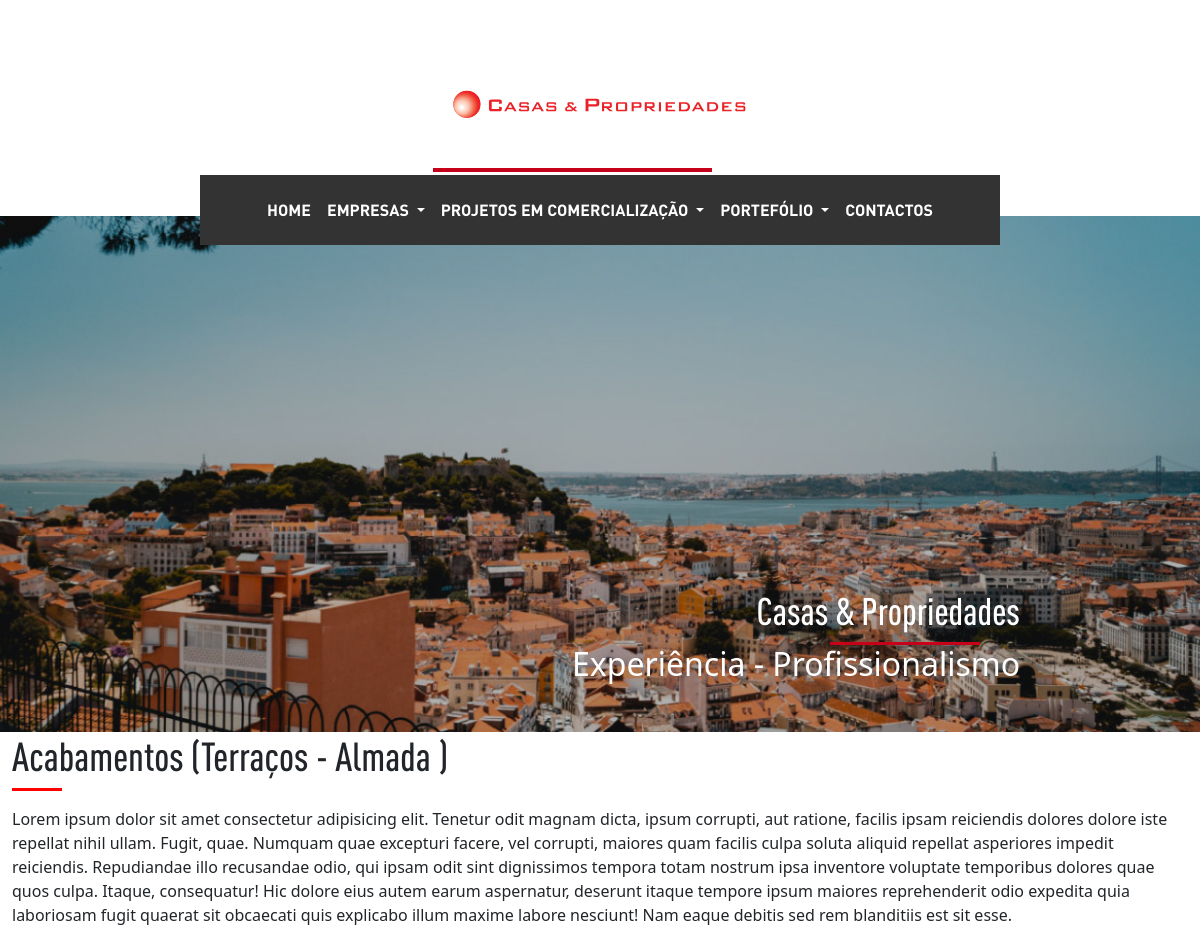
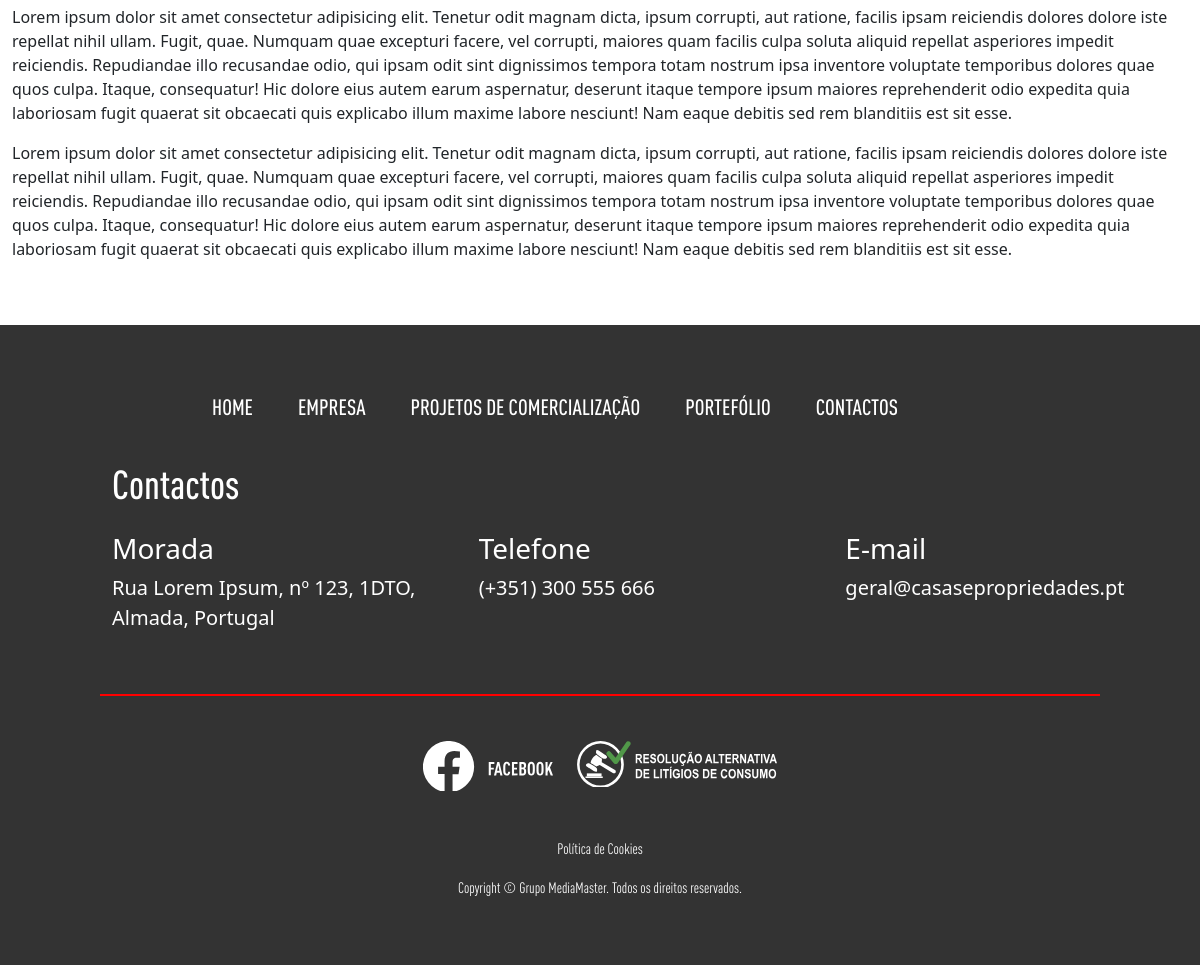
Page /acabamentos.php?id=1 on the committed database (2 pictures, top to bottom).
### tables this page shows
CREATE TABLE `carrossel_header` (
  `id` int(11) NOT NULL,
  `titulo` varchar(100) NOT NULL,
  `subtitulo` text NOT NULL,
  `texto` varchar(100) NOT NULL,
  `posicao` int(11) NOT NULL,
  `ativo` tinyint(1) NOT NULL,
  `imagens` varchar(300) NOT NULL
);

CREATE TABLE `projetos_comercializacao` (
  `id` int(11) NOT NULL,
  `nome` varchar(100) NOT NULL,
  `subtitulo` varchar(200) NOT NULL,
  `conteudo` varchar(200) NOT NULL,
  `posicao` int(11) NOT NULL,
  `mostrar` tinyint(1) NOT NULL,
  `Acabamentos` text NOT NULL,
  `plantas` text NOT NULL
);

CREATE TABLE `contactos` (
  `id` int(11) NOT NULL,
  `morada` varchar(1100) NOT NULL,
  `email` varchar(1100) NOT NULL,
  `telefone` varchar(110) NOT NULL,
  `facebook` varchar(1100) NOT NULL,
  `email_interno` varchar(1100) NOT NULL
);

### acabamentos.php (called while the page is built)
<?php
$menu_atual = "projetos";
require "components/header.php";
require "views/acabamentos_view.php";
require "components/footer.php";
?>

### helpers/_base_dados_helper.php (called while the page is built, shortened)
<?php
$base_dados = [
  "host" => "localhost",
  "dbname" => "casas_e_prop_bd",
  "user" => "root",
  "pass" => "",
];
$pdo = new PDO("mysql:host=$base_dados[host];dbname=$base_dados[dbname];charset=utf8mb4;", $base_dados["user"], $base_dados["pass"]);
function select_sql($sql){
  global $pdo;
  $consulta = $pdo->query($sql);
  $resultado = $consulta->fetchAll(PDO::FETCH_ASSOC);
  return $resultado;
}
function select_sql_unico($sql){
  global $pdo;
  $consulta = $pdo->query($sql);
  $resultado = $consulta->fetch(PDO::FETCH_ASSOC);
  return $resultado;
}

### helpers/carrosel_helper.php (called while the page is built)
<?php
function get_carousel(){
  $resultado = select_sql("SELECT * FROM carrossel_header");
  return $resultado;
}

### helpers/projetos_helper.php (called while the page is built, shortened)
<?php
function get_acabamentos_especifico($id)
{
  $resultado = select_sql_unico("SELECT * FROM projetos_comercializacao WHERE id=$id LIMIT 1");
  return $resultado;
}

### helpers/contactos_helper.php (called while the page is built)
<?php
function get_contactos(){
  $resultado = select_sql_unico("SELECT * FROM contactos");
  return $resultado;
}

### views/acabamentos_view.php (the view, shortened to what this page needs)
<?php
$form = !empty($_GET["id"]);
if ($form) {
    $id = intval($_GET["id"]);
    $acaba = get_acabamentos_especifico($id);
}
?>
<main>
    <div class="container-fluid">
        <div class="row">
            <div class="col-12">
                <h1>Acabamentos (<?= $acaba["nome"] ?> )</h1>
                <div class="linha-vermelha mb-3"></div>
                <p> <?= $acaba["Acabamentos"] ?></p>
            </div>
        </div>
    </div>
    <br><br>
</main>

### components/header.php (shortened to what this page needs)
<?php
$contactos = get_contactos();
$carrossel = get_carousel();
?>
<!DOCTYPE html>
<html lang="pt">
<head>
    <link href="https://cdn.jsdelivr.net/npm/bootstrap@5.3.7/dist/css/bootstrap.min.css" rel="stylesheet"
>
    <link rel="stylesheet" href="https://cdn.jsdelivr.net/npm/bootstrap-icons@1.13.1/font/bootstrap-icons.min.css">
    <link rel="stylesheet" href="public/fontes/fontes.css">
    <link rel="stylesheet" href="public/css/style.css">
</head>
<body>
    <header class="container-fluid">
        <div class="row my-3">
            <div class="col-12 px-0 text-center d-flex justify-content-center gap-3" id="inicio">
                <img class="logo" src="imagens - cópia/logo.svg">
            </div>
        </div>
        <div class="row d-none d-md-block" id="nav-header">
            <div class="col-8 px-0 m-auto">
                <nav class="navbar navbar-expand-md navbar-dark">
                    <div class="container-fluid justify-content-between">
                        <div class="collapse navbar-collapse" id="navbarSupportedContentDesktop">
                            <ul class="navbar-nav me-auto mb-2 mb-md-0 w-100 justify-content-center">
                                <li class="nav-item">
                                    <a class="nav-link <?= ($menu_atual == "home") ? "active" : "" ?>" href="index.php">
                                        HOME
                                    </a>
                                </li>
                                <li class="nav-item dropdown">
                                    <a id="menu_empresas" class="nav-link dropdown-toggle <?= ($menu_atual == "empresas" || $menu_atual == "historial" || $menu_atual == "filosofia") ? "active" : "" ?>" href="#" data-bs-toggle="dropdown" data-dropdown="empresas">
                                        EMPRESAS
                                    </a>
                                </li>
                                <li class="nav-item dropdown">
                                    <a id="menu_projetos" class="nav-link dropdown-toggle <?= ($menu_atual == "projetos" || $menu_atual == "terraço_almada" || $menu_atual == "jardim_braga") ? "active" : "" ?>" href="#" data-bs-toggle="dropdown" data-dropdown="projetos">
                                        PROJETOS EM COMERCIALIZAÇÃO
                                        <span class="linha-vermelha-link"></span>
                                    </a>
                                </li>
                                <li class="nav-item dropdown">
                                    <a id="menu_portefolio" class="nav-link dropdown-toggle <?= ($menu_atual == "portefolio" || $menu_atual == "portefolio_almada" || $menu_atual == "potefolio_sesimbra" || $menu_atual == "potefolio_braga" || $menu_atual == "potefolio_lisboa" || $menu_atual == "potefolio_porto") ? "active" : "" ?>" href="#" data-bs-toggle="dropdown" data-dropdown="portefolio">
                                        PORTEFÓLIO
                                    </a>
                                </li>
                                <li class="nav-item">
                                    <a class="nav-link <?= ($menu_atual == "contactos") ? "active" : "" ?>" href="contactos.php">
                                        CONTACTOS
                                    </a>
                                </li>
                            </ul>
                        </div>
                    </div>
                </nav>
            </div>
        </div>
        <div class="row">
            <div class="col-md-12 px-0">
                <div id="home" class="carousel slide" data-bs-ride="carousel">
                    <div class="carousel-inner">
                        <?php foreach ($carrossel as $i => $c): ?>
                            <div class="carousel-item <?= ($i == 0) ? 'active' : '' ?>">
                                <img src="<?= $c["imagens"] ?>" class="d-block w-100" alt="Banner <?= $i + 1 ?>">
                                <div class="carousel-caption text-end">
                                    <h1 class="titulo1"><?= $c["titulo"] ?></h1>
                                    <div class="linha-vermelha-titulo"></div>
                                    <h2 class="texto"><?= $c["texto"] ?></h2>
                                </div>
                            </div>
                        <?php endforeach ?>
                    </div>
                </div>
            </div>
        </div>
    </header>

### components/footer.php (shortened to what this page needs)
<footer class="container-fluid">
    <div class="row d-none d-md-block m-auto ">
        <div class=" col-12 ">
            <nav class="menu-bar">
                <ul class="menu">
                    <li><a href="index.php">HOME</a></li>
                    <li><a <?= ($menu_atual == "home") ? "active" : "" ?> href="#" onclick="abrir_menu_delay1()">EMPRESA</a></li>
                    <li><a <?= ($menu_atual == "projetos" || $menu_atual == "terraço_almada" || $menu_atual == "jardim_braga") ? "active" : "" ?> href="#" onclick="abrir_menu_delay2()">PROJETOS DE COMERCIALIZAÇÃO</a></li>
                    <li><a <?= ($menu_atual == "portefolio" || $menu_atual == "portefolio_almada" || $menu_atual == "potefolio_sesimbra" || $menu_atual == "potefolio_braga" || $menu_atual == "potefolio_lisboa" || $menu_atual == "potefolio_porto") ? "active" : "" ?> href="#" onclick="abrir_menu_delay3()">PORTEFÓLIO</a></li>
                    <li><a <?= ($menu_atual == "contactos") ? "active" : "" ?> href="contactos.php">CONTACTOS<a></li>
                </ul>
            </nav>
        </div>
    </div>
    <div class="row contactos text-center text-md-start">
        <div class=" offset-1 col mb-3">
            <h1 class="titulo ">Contactos</h1>
        </div>
    </div>
    <div class="row dados-contacto  text-center text-md-start">
        <div class=" col-12 col-md offset-md-1">
            <h3>Morada</h3>
            <p><?= $contactos["morada"] ?></p>
        </div>
        <div class="col-12 col-md">
            <h3>Telefone</h3>
            <p><?= $contactos["telefone"] ?></p>
        </div>
        <div class="col-12 col-md ">
            <h3>E-mail</h3>
            <p><?= $contactos["email"] ?></p>
        </div>
    </div>
    <div class="linha-vermelha-2"></div>
    <div class="row icones justify-content-center">
        <div class="col-auto">
            <button class="botao-imagem botao-facebook">
                <a href="<?= $contactos["facebook"] ?> " target="_blank">
                    <img src="imagens - cópia/svg/facebook-branco.svg" alt="Facebook" class="normal">
                </a>
            </button>
        </div>
        <div class="col-auto">
            <div class="botao-imagem botao-ralc">
                <a href="extras.php?id=<?= $extras["id"] = 1 ?>">
                    <img src="imagens - cópia/svg/ralc.svg" alt="Resolução Alternativa de Litígios de Consumo">
                </a>
            </div>
        </div>
    </div>
    <div class="copyright">
        <a style="text-decoration: none; color: white; cursor:default;" href="extras.php?id=<?= $extras["id"] = 2 ?>">
            <p>Política de Cookies</p>
        </a>
        <p>Copyright © Grupo MediaMaster. Todos os direitos reservados.</p>
    </div>
</footer>
</body>
</html>

### public/css/style.css (style rules this page uses)
html, body { margin: 0 auto; padding: 0; overflow-x: hidden; max-width: 1280px; min-width: 360px; }
.logo { width: 317px; height: 108px; display: flex; margin: auto; margin-top: 35px; }
#nav-header { margin-bottom: -29px; position: relative; z-index: 10; }
nav { background-color: #333333; height: 70px; margin-top: 10px; margin-left: auto; margin-right: auto; display: flex; font-family: Dinpro; font: size 18px uppercase; }
.navbar a { position: relative; color: white; text-decoration: none; }
.linha-vermelha-link { position: absolute; top: -22px; left: 0; height: 4px; width: 0%; background-color: #c6021a; }
.navbar a.active .linha-vermelha-link, .navbar a:hover .linha-vermelha-link { width: 100%; }
.titulo1 { font-family: Dinprocmedium; font-size: 38px; }
.linha-vermelha-titulo { width: 150px; height: 3px; background-color: #c6021a; margin: auto 650px; }
h1 { font-family: 'Dinprocmedium'; }
.linha-vermelha { width: 50px; height: 3px; background-color: red; margin-bottom: 85px; }
footer { background-color: #333333; color: #fff; padding-top: 55px; }
.menu-bar { text-align: center; justify-content: center; }
.menu { list-style: none; padding: 0; margin: 0; display: flex; gap: 45px; background-color: #333333; }
.menu li a { font-family: Dinprocmedium; color: white; text-decoration: none; font-size: 22px; }
.contactos { font-family: Dinprocmedium; font-size: 30px; }
.dados-contacto { font-size: 20px; }
.linha-vermelha-2 { height: 2px; background-color: red; width: 100%; max-width: 1000px; margin: 45px auto; }
.botao-imagem { position: relative; border: none; background: transparent; padding: 0; overflow: hidden; display: inline-block; }
.botao-facebook { width: 130px; height: 50px; }
.botao-ralc { width: 200px; height: 46px; }
.copyright { font-family: Dinprocregular; font-size: 15px; text-align: center; margin-top: 45px; font-size: 15px; padding-bottom: 50px; }

### rows in the picture
carrossel_header: imagens (picture), titulo "Casas & Propriedades", texto "Experiência - Profissionalismo"
projetos_comercializacao: nome "Terraços - Almada", Acabamentos "Lorem ipsum dolor sit amet consectetur adipisicing elit. Tenetur odit magnam dicta, ipsum corrupti, aut ratione, facilis ipsam reiciendis dolores dolore iste repellat nihil ullam. Fugit, quae. Numquam quae excepturi facere, vel corrupti, maiores quam facilis culpa soluta aliquid repellat asperiores impedit reiciendis. Repudiandae illo recusandae odio, qui ipsam odit sint dignissimos tempora totam nostrum ipsa inventore voluptate temporibus dolores quae quos culpa. Itaque, consequatur! Hic dolore eius autem earum aspernatur, deserunt itaque tempore ipsum maiores reprehenderit odio expedita quia laboriosam fugit quaerat sit obcaecati quis explicabo illum maxime labore nesciunt! Nam eaque…"
contactos: morada "Rua Lorem Ipsum, nº 123, 1DTO, Almada, Portugal", telefone "(+351) 300 555 666", email "geral@casasepropriedades.pt"
